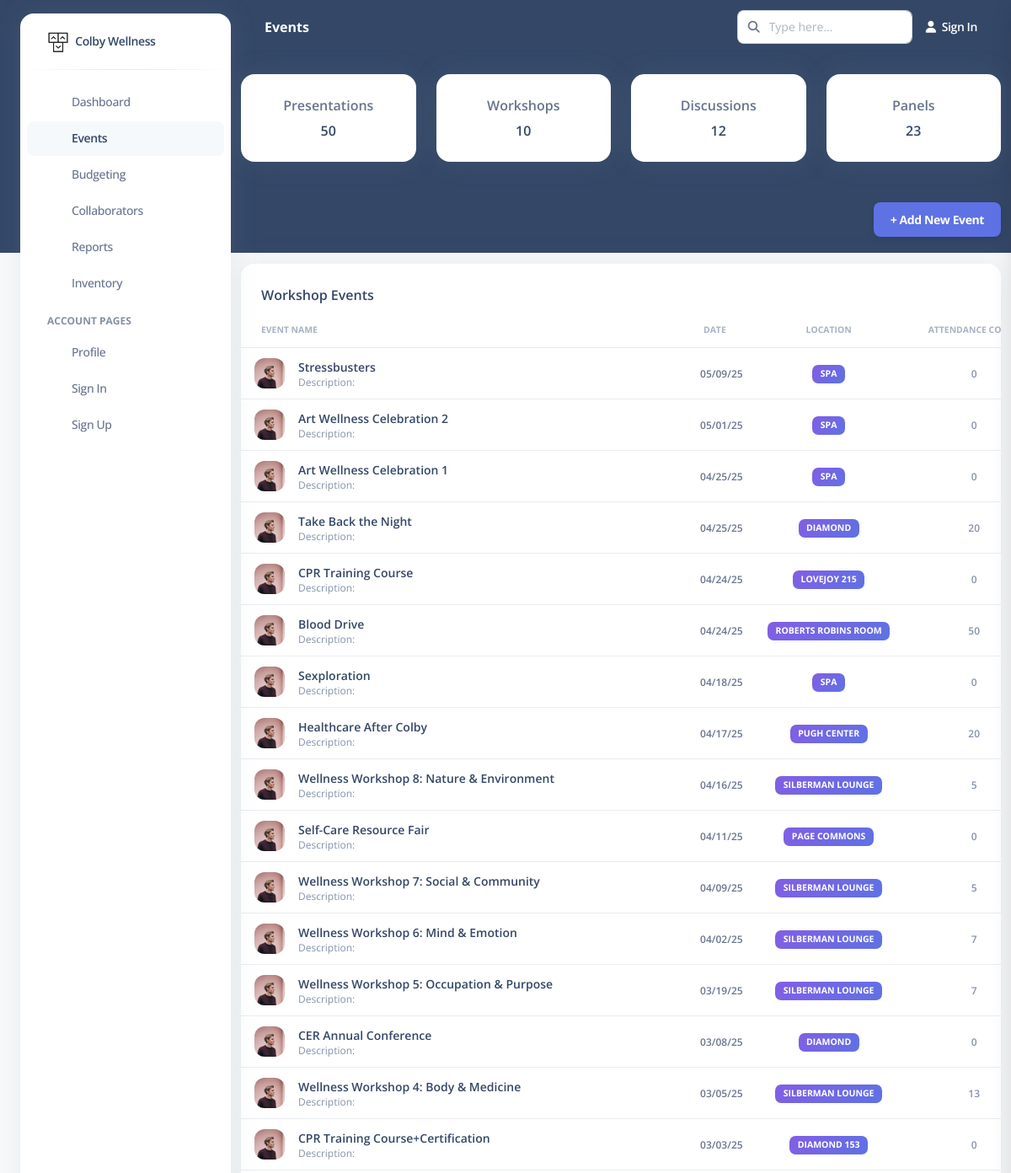
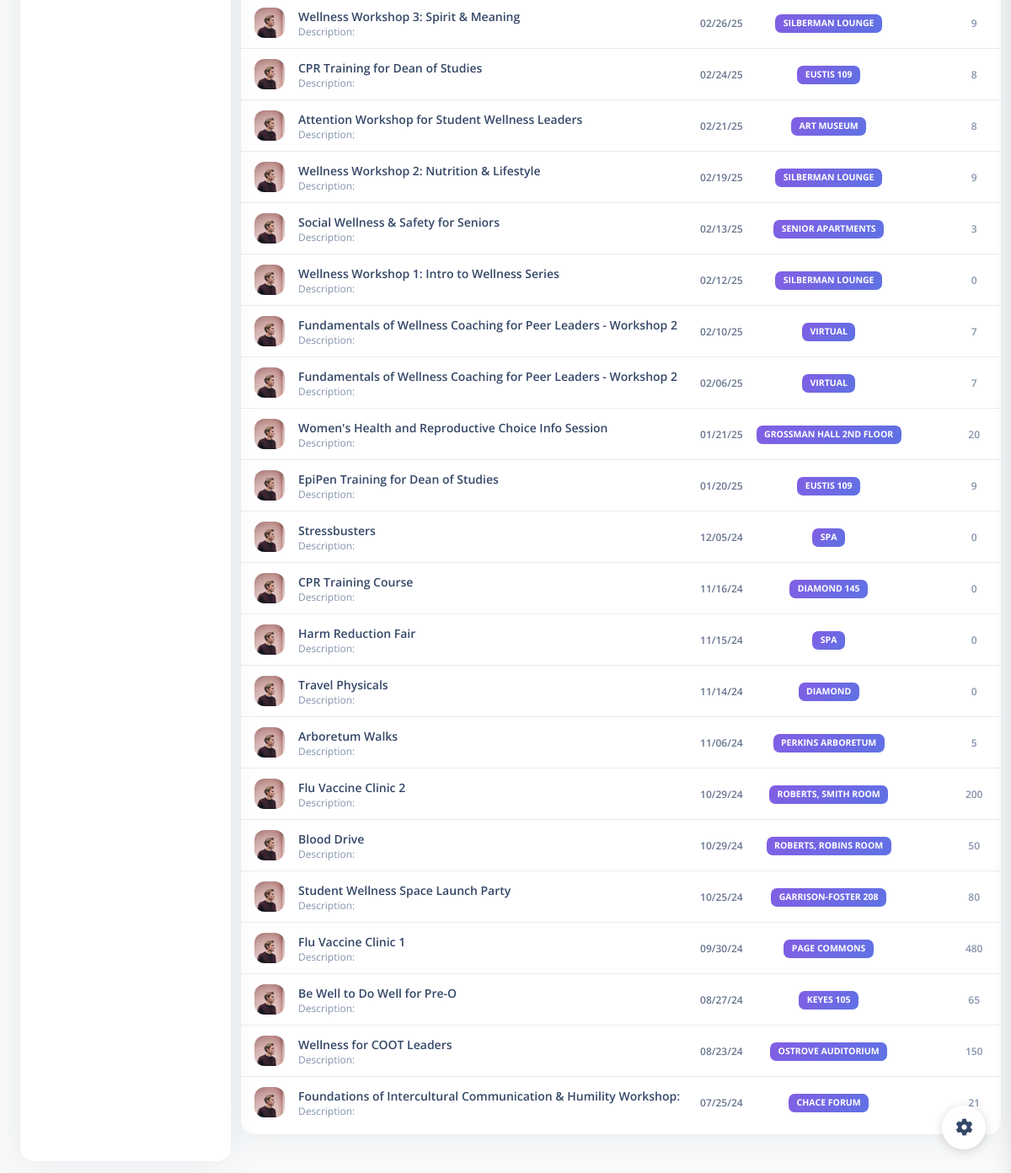
The page /api/v1/events on the database its author committed (2 pictures, top to bottom).
### models.py (models this page shows)
class Events(db.Model):
    __tablename__ = "events"
    id = db.Column(db.Integer, primary_key=True)
    title = db.Column(db.String(200), nullable=False)
    start_time = db.Column(db.Time, nullable=True)
    end_time = db.Column(db.Time, nullable=True)
    date = db.Column(db.Date, nullable=False)
    attendance = db.Column(db.Integer, nullable=True)
    location = db.Column(db.String(80), nullable=True)
    description = db.Column(db.Text, nullable=True)
    advert_id = db.Column(db.Integer, db.ForeignKey('advertisement.id'), nullable=True)
    partner_id = db.Column(db.Integer, db.ForeignKey('partners.id'), nullable=True)
    lead_organizer = db.Column(db.Integer, db.ForeignKey('organizers.id'), nullable=True)
    type_id = db.Column(db.Integer, db.ForeignKey('event_type.id'), nullable=True)
    partners = db.relationship(
    'Partners',
    secondary='event_partners',
    back_populates='events',
    lazy='dynamic'
)
    organizer_obj = db.relationship('Organizer', foreign_keys=[lead_organizer])

### views.py (the view)
@main_blueprint.route('/api/v1/events')
def events_page():
    curEventList = getEventsList()
    return render_template('event.html', events=curEventList)

### views.py (called while the page is built)
def getEventsList():
    events = db.session.query(Events).order_by(Events.date.desc()).all()
    event_list = []
    for e in events:
        organizer = db.session.query(Organizer).filter_by(id=e.lead_organizer).first()
        organizer_name = organizer.name if organizer else "N/A"
        partner_names = [p.name for p in e.partners] if e.partners else []
        event_list.append({
            "id": e.id,
            "title": e.title,
            "date": e.date,
            "location": e.location,
            "attendance": e.attendance,
            "lead_organizer": organizer_name,
            "partners": ", ".join(partner_names)  # join multiple partners into a string
        })
    return event_list

### templates/event.html (shortened to what this page needs)
<!DOCTYPE html>
<html lang="en">
<head>
  <link href="https://demos.creative-tim.com/argon-dashboard-pro/assets/css/nucleo-icons.css" rel="stylesheet" />
  <link href="https://demos.creative-tim.com/argon-dashboard-pro/assets/css/nucleo-svg.css" rel="stylesheet" />
  <link id="pagestyle" href="{{ url_for('static', filename='css/argon-dashboard.css') }}" rel="stylesheet" />
  <link id="pagestyle" href="{{ url_for('static', filename='css/customEvent.css') }}" rel="stylesheet" />
</head>
<body class="g-sidenav-show bg-gray-100">
  <aside class="sidenav bg-white navbar navbar-vertical navbar-expand-xs border-0 border-radius-xl my-3 fixed-start ms-4 " id="sidenav-main">
    <div class="sidenav-header">
      <a class="navbar-brand m-0" href=" https://demos.creative-tim.com/argon-dashboard/pages/dashboard.html " target="_blank">
        <img src="../static/images/logo-ct-dark.png" width="26px" height="26px" class="navbar-brand-img h-100" alt="main_logo">
        <span class="ms-1 font-weight-bold">Colby Wellness</span>
      </a>
    </div>
    <hr class="horizontal dark mt-0">
    <div class="collapse navbar-collapse  w-auto" id="sidenav-collapse-main">
      <ul class="navbar-nav">
        <li class="nav-item">
          <a class="nav-link" href="{{ url_for('homepage.dashboard') }}">
            <div class="icon icon-shape icon-sm border-radius-md text-center me-2 d-flex align-items-center justify-content-center">
            </div>
            <span class="nav-link-text ms-1">Dashboard</span>
          </a>
        </li>
        <li class="nav-item">
          <a class="nav-link active" href="{{ url_for('homepage.events_page') }}">
            <div class="icon icon-shape icon-sm border-radius-md text-center me-2 d-flex align-items-center justify-content-center">
            </div>
            <span class="nav-link-text ms-1">Events</span>
          </a>
        </li>
        <li class="nav-item">
          <a class="nav-link " href="budgeting.html">
            <div class="icon icon-shape icon-sm border-radius-md text-center me-2 d-flex align-items-center justify-content-center">
            </div>
            <span class="nav-link-text ms-1">Budgeting</span>
          </a>
        </li>
        <li class="nav-item">
          <a class="nav-link " href="collaborators.html">
            <div class="icon icon-shape icon-sm border-radius-md text-center me-2 d-flex align-items-center justify-content-center">
            </div>
            <span class="nav-link-text ms-1">Collaborators</span>
          </a>
        </li>
        <li class="nav-item">
          <a class="nav-link" href="{{ url_for('homepage.report_page') }}">
            <div class="icon icon-shape icon-sm border-radius-md text-center me-2 d-flex align-items-center justify-content-center">
            </div>
            <span class="nav-link-text ms-1">Reports</span>
          </a>
        </li>
        <li class="nav-item">
          <a class="nav-link " href="inventory.html">
            <div class="icon icon-shape icon-sm border-radius-md text-center me-2 d-flex align-items-center justify-content-center">
            </div>
            <span class="nav-link-text ms-1">Inventory</span>
          </a>
        </li>
        <li class="nav-item mt-3">
          <h6 class="ps-4 ms-2 text-uppercase text-xs font-weight-bolder opacity-6">Account pages</h6>
        </li>
        <li class="nav-item">
          <a class="nav-link " href="profile.html">
            <div class="icon icon-shape icon-sm border-radius-md text-center me-2 d-flex align-items-center justify-content-center">
            </div>
            <span class="nav-link-text ms-1">Profile</span>
          </a>
        </li>
        <li class="nav-item">
          <a class="nav-link " href="{{ url_for('auth.signIn') }}">
            <div class="icon icon-shape icon-sm border-radius-md text-center me-2 d-flex align-items-center justify-content-center">
            </div>
            <span class="nav-link-text ms-1">Sign In</span>
          </a>
        </li>
        <li class="nav-item">
          <a class="nav-link " href="{{ url_for('auth.signUp') }}">
            <div class="icon icon-shape icon-sm border-radius-md text-center me-2 d-flex align-items-center justify-content-center">
            </div>
            <span class="nav-link-text ms-1">Sign Up</span>
          </a>
        </li>
      </ul>
    </div>
  </aside>
  <main class="main-content position-relative border-radius-lg ">
    <nav class="navbar navbar-main navbar-expand-lg px-0 mx-4 shadow-none border-radius-xl" id="navbarBlur" data-scroll="false">
      <div class="container-fluid py-1 px-3">
        <div class="d-flex align-items-center">
            <h6 class="font-weight-bolder text-white mb-0"> Events</h6>
        </div>
        <div class="collapse navbar-collapse mt-sm-0 mt-2 me-md-0 me-sm-4" id="navbar">
          <div class="ms-md-auto pe-md-3 d-flex align-items-center">
            <div class="input-group">
              <span class="input-group-text text-body"><i class="fas fa-search" aria-hidden="true"></i></span>
              <input type="text" class="form-control" placeholder="Type here...">
            </div>
          </div>
          <ul class="navbar-nav  justify-content-end">
            <li class="nav-item d-flex align-items-center">
              <a href="javascript:;" class="nav-link text-white font-weight-bold px-0">
                <i class="fa fa-user me-sm-1"></i>
                <span class="d-sm-inline d-none">Sign In</span>
              </a>
            </li>
          </ul>
        </div>
      </div>
    </nav>
    <div class="container-fluid py-4">
        <div class="row justify-content-center mb-4">
            <div class="col-xl-3 col-md-4 col-sm-6 mb-4">
                <div class="card custom-top-card">
                  <div class="card-body text-center">
                          <p class="text-center mb-1 font-weight-bold">Presentations</p>
                            <div class="text-center">
                                <h6 class="mb-0 font-weight-bold">50</h6>
                            </div>
                  </div>
                </div>
              </div>
              <div class="col-xl-3 col-md-4 col-sm-6 mb-4">
                <div class="card custom-top-card">
                  <div class="card-body text-center">
                          <p class="text-center mb-1 font-weight-bold">Workshops</p>
                            <div class="text-center">
                                <h6 class="mb-0 font-weight-bold">10</h6>
                            </div>
                  </div>
                </div>
              </div>
              <div class="col-xl-3 col-md-4 col-sm-6 mb-4">
                <div class="card custom-top-card">
                  <div class="card-body text-center">
                          <p class="text-center mb-1 font-weight-bold">Discussions</p>
                            <div class="text-center">
                                <h6 class="mb-0 font-weight-bold">12</h6>
                            </div>
                  </div>
                </div>
              </div>
              <div class="col-xl-3 col-md-4 col-sm-6 mb-4">
                <div class="card custom-top-card">
                  <div class="card-body text-center">
                          <p class="text-center mb-1 font-weight-bold">Panels</p>
                            <div class="text-center">
                                <h6 class="mb-0 font-weight-bold">23</h6>
                            </div>
                  </div>
                </div>
              </div>
        </div>
        <div class="d-flex justify-content-end mb-3">
  <button class="btn btn-primary" data-bs-toggle="modal" data-bs-target="#addEventModal">
    + Add New Event
  </button>
</div>
        <div class="row">
        <div class="col-12">
          <div class="card mb-4">
            <div class="card-header pb-0">
              <h6>Workshop Events</h6>
            </div>
            <div class="card-body px-0 pt-0 pb-2">
              <div class="table-responsive p-0">
                <table class="table align-items-center mb-0">
                  <thead>
                    <tr>
                      <th class="text-uppercase text-secondary text-xxs font-weight-bolder opacity-7">Event Name</th>
                      <th class="text-center text-uppercase text-secondary text-xxs font-weight-bolder opacity-7 ps-2">Date</th>
                      <th class="text-center text-uppercase text-secondary text-xxs font-weight-bolder opacity-7">Location</th>
                      <th class="text-center text-uppercase text-secondary text-xxs font-weight-bolder opacity-7">Attendance Count</th>
                    </tr>
                  </thead>
                <tbody>
                  {% for event in events %}
                  <tr>
                    <td>
                      <div class="d-flex px-2 py-1">
                        <div>
                          <img src="../static/images/team-4.jpg" class="avatar avatar-sm me-3" alt="event">
                        </div>
                        <div class="d-flex flex-column justify-content-center">
                          <h6 class="mb-0 text-sm">{{ event.title }}</h6>
                          <p class="text-xs text-secondary mb-0">Description:</p>
                        </div>
                      </div>
                    </td>
                    <td class="align-middle text-center">
                      <p class="text-xs font-weight-bold mb-0">{{ event.date.strftime('%m/%d/%y') }}</p>
                    </td>
                    <td class="align-middle text-center text-sm">
                      <span class="badge badge-sm bg-gradient-primary">{{ event.location }}</span>
                    </td>
                    <td class="align-middle text-center">
                      <span class="text-secondary text-xs font-weight-bold">{{ event.attendance }}</span>
                    </td>
                  </tr>
                  {% endfor %}
                </tbody>
                </table>
              </div>
            </div>
          </div>
        </div>
      </div>
    </div>
  </main>
  <div class="fixed-plugin">
    <a class="fixed-plugin-button text-dark position-fixed px-3 py-2">
      <i class="fa fa-cog py-2"> </i>
    </a>
</body>
</html>

### static/css/customEvent.css (style rules this page uses)
.sidenav { overflow-y: visible !important; }
.sidenav .navbar-collapse { height: auto !important; max-height: none !important; }

### rows shown on the page
Events: title "Stressbusters", date "05/09/25", location "SPA"
Events: title "Art Wellness Celebration 2", date "05/01/25", location "SPA"
Events: title "Art Wellness Celebration 1", date "04/25/25", location "SPA"
Events: title "Take Back the Night", date "04/25/25", location "DIAMOND"
Events: title "CPR Training Course", date "04/24/25", location "LOVEJOY 215"
Events: title "Blood Drive", date "04/24/25", location "ROBERTS ROBINS ROOM"
Events: title "Sexploration", date "04/18/25", location "SPA"
Events: title "Healthcare After Colby", date "04/17/25", location "PUGH CENTER"
Events: title "Wellness Workshop 8: Nature & Environment", date "04/16/25", location "SILBERMAN LOUNGE"
Events: title "Self-Care Resource Fair", date "04/11/25", location "PAGE COMMONS"
Events: title "Wellness Workshop 7: Social & Community", date "04/09/25", location "SILBERMAN LOUNGE"
Events: title "Wellness Workshop 6: Mind & Emotion", date "04/02/25", location "SILBERMAN LOUNGE"
Events: title "Wellness Workshop 5: Occupation & Purpose", date "03/19/25", location "SILBERMAN LOUNGE"
Events: title "CER Annual Conference", date "03/08/25", location "DIAMOND"
Events: title "Wellness Workshop 4: Body & Medicine", date "03/05/25", location "SILBERMAN LOUNGE"
Events: title "CPR Training Course+Certification", date "03/03/25", location "DIAMOND 153"
Events: title "Wellness Workshop 3: Spirit & Meaning", date "02/26/25", location "SILBERMAN LOUNGE"
Events: title "CPR Training for Dean of Studies", date "02/24/25", location "EUSTIS 109"
Events: title "Attention Workshop for Student Wellness Leaders", date "02/21/25", location "ART MUSEUM"
Events: title "Wellness Workshop 2: Nutrition & Lifestyle", date "02/19/25", location "SILBERMAN LOUNGE"
Events: title "Social Wellness & Safety for Seniors", date "02/13/25", location "SENIOR APARTMENTS"
Events: title "Wellness Workshop 1: Intro to Wellness Series", date "02/12/25", location "SILBERMAN LOUNGE"
Events: title "Fundamentals of Wellness Coaching for Peer Leaders - Workshop 2", date "02/10/25", location "VIRTUAL"
Events: title "Fundamentals of Wellness Coaching for Peer Leaders - Workshop 2", date "02/06/25", location "VIRTUAL"
Events: title "Women's Health and Reproductive Choice Info Session", date "01/21/25", location "GROSSMAN HALL 2ND FLOOR"
Events: title "EpiPen Training for Dean of Studies", date "01/20/25", location "EUSTIS 109"
Events: title "Stressbusters", date "12/05/24", location "SPA"
Events: title "CPR Training Course", date "11/16/24", location "DIAMOND 145"
Events: title "Harm Reduction Fair", date "11/15/24", location "SPA"
Events: title "Travel Physicals", date "11/14/24", location "DIAMOND"
Events: title "Arboretum Walks", date "11/06/24", location "PERKINS ARBORETUM"
Events: title "Flu Vaccine Clinic 2", date "10/29/24", location "ROBERTS, SMITH ROOM"
Events: title "Blood Drive", date "10/29/24", location "ROBERTS, ROBINS ROOM"
Events: title "Student Wellness Space Launch Party", date "10/25/24", location "GARRISON-FOSTER 208"
Events: title "Flu Vaccine Clinic 1", date "09/30/24", location "PAGE COMMONS", attendance "480"
Events: title "Be Well to Do Well for Pre-O", date "08/27/24", location "KEYES 105"
Events: title "Wellness for COOT Leaders", date "08/23/24", location "OSTROVE AUDITORIUM"
Events: title "Foundations of Intercultural Communication & Humility Workshop:", date "07/25/24", location "CHACE FORUM"

### other values the page prints
{{ event.attendance }} "0" "0" "0" "20" "0" "50" "0" "20" "5" "0" "5" "7" "7" "0" "13" "0" "9" "8" "8" "9" "3" "0" "7" "7" "20" "9" "0" "0" "0" "0" "5" "200" "50" "80" "65" "150" "21"
